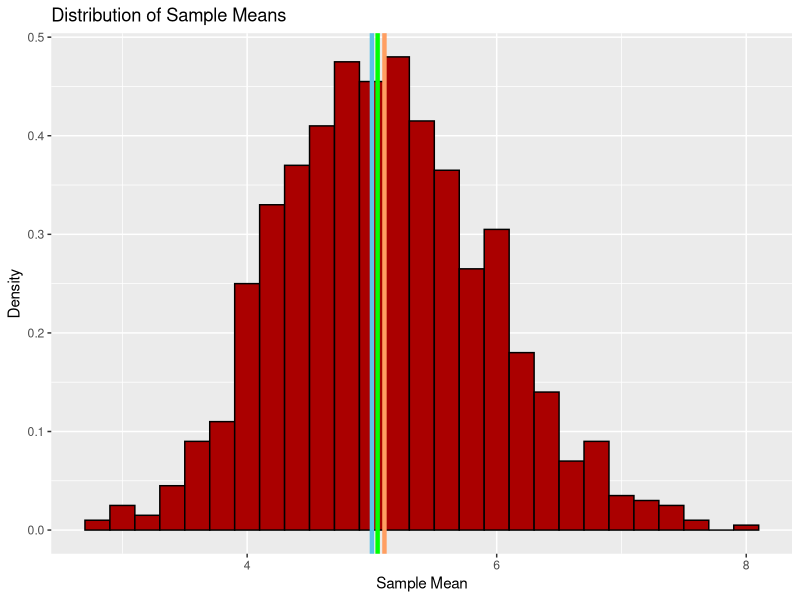
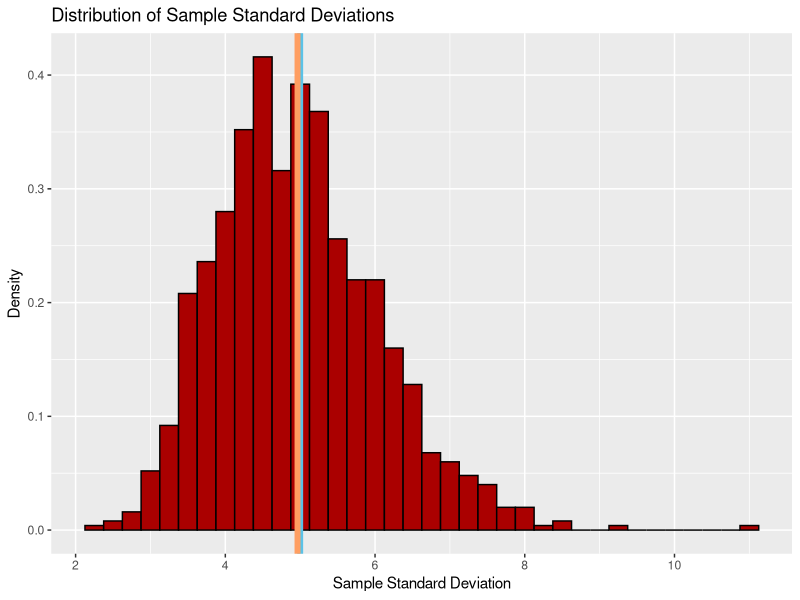
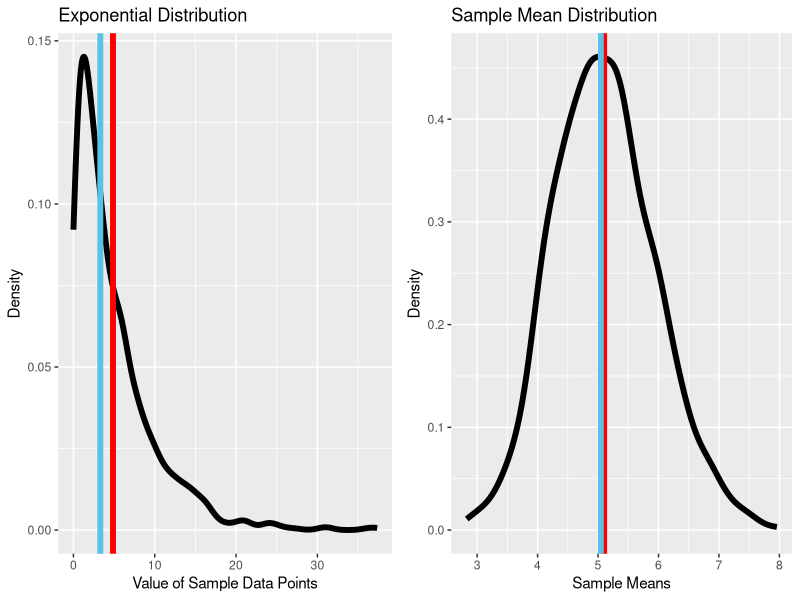

These figures' R source, in order:
## ---- chunk 1
knitr::opts_chunk$set(echo = FALSE)
## ---- chunk 2
library(tidyverse); library(gridExtra)
phi <- (1+sqrt(5))/2 #For dimensions
## ---- chunk 3
set.seed(1618033)
n <- 40
sims <- 1000
l <- 0.2 #lambda
multipleObs <- matrix(rexp(n*sims, l), sims, n)
means <- apply(multipleObs, 1, mean)
sds <- apply(multipleObs, 1, sd)
## ---- chunk 4
muplot <- ggplot(data.frame(x = means), aes(x)) +
        geom_histogram(binwidth = 0.2, aes(y = ..density..),
                       fill = "#AA0000", colour = "#000000") +
        labs(x = "Sample Mean", y = "Density") +
        ggtitle("Distribution of Sample Means")
muplot + geom_vline(xintercept = 1/l, lwd = 1.5, colour = "#5BC2E7") +
        geom_vline(xintercept = mean(means), lwd = 1.5, colour = "#FF9E61") +
        geom_vline(xintercept = median(means), lwd = 1.5, colour = "#00FF00")
## ---- chunk 5
plot <- ggplot(data.frame(x = sds), aes(x)) +
        geom_histogram(binwidth = 0.25, aes(y = ..density..),
                       fill = "#AA0000", colour = "#000000") +
        geom_vline(xintercept = 1/l, lwd = 2, colour = "#5BC2E7") +
        geom_vline(xintercept = mean(sds), lwd = 2, colour = "#FF9E61") +
        labs(x = "Sample Standard Deviation", y = "Density") +
        ggtitle("Distribution of Sample Standard Deviations")
plot
## ---- chunk 6
multipleObs[sds > 10,]
## ---- chunk 7
exsam <- rexp(sims,l)
## ---- chunk 8
explot <- ggplot(data.frame(x = exsam), aes(x))+ 
        geom_density(lwd = 2) +
        labs(x = "Value of Sample Data Points", y = "Density") +
        ggtitle("Exponential Distribution")
g1 <- explot +
        geom_vline(xintercept = mean(exsam), 
              colour = "#FF0000", lwd = 2) +
        geom_vline(xintercept = median(exsam), 
              colour = "#5BC2E7", lwd = 2)

CLTplot <- ggplot(data.frame(x = means), aes(x)) + 
        geom_density(lwd = 2) +
        labs(x = "Sample Means", y = "Density") +
        ggtitle("Sample Mean Distribution")
g2 <- CLTplot +
        geom_vline(xintercept = mean(means), 
              colour = "#FF0000", lwd = 2) +
        geom_vline(xintercept = median(means), 
              colour = "#5BC2E7", lwd = 2)

grid.arrange(g1, g2, ncol = 2)        
